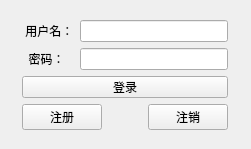
<?xml version="1.0" encoding="UTF-8"?>
<ui version="4.0">
 <class>TcpClient</class>
 <widget class="QWidget" name="TcpClient">
  <property name="geometry">
   <rect>
    <x>0</x>
    <y>0</y>
    <width>251</width>
    <height>149</height>
   </rect>
  </property>
  <property name="windowTitle">
   <string>TcpClient</string>
  </property>
  <widget class="QWidget" name="">
   <property name="geometry">
    <rect>
     <x>22</x>
     <y>20</y>
     <width>206</width>
     <height>110</height>
    </rect>
   </property>
   <layout class="QVBoxLayout" name="verticalLayout">
    <item>
     <layout class="QGridLayout" name="gridLayout">
      <item row="0" column="0">
       <widget class="QLabel" name="name_lab">
        <property name="text">
         <string> 用户名：</string>
        </property>
       </widget>
      </item>
      <item row="1" column="0">
       <widget class="QLabel" name="pwd_lab">
        <property name="text">
         <string>  密码：</string>
        </property>
       </widget>
      </item>
      <item row="1" column="1">
       <widget class="QLineEdit" name="pwd_le">
        <property name="echoMode">
         <enum>QLineEdit::Password</enum>
        </property>
       </widget>
      </item>
      <item row="2" column="0" colspan="2">
       <widget class="QPushButton" name="login_pb">
        <property name="text">
         <string>登录</string>
        </property>
       </widget>
      </item>
      <item row="0" column="1">
       <widget class="QLineEdit" name="name_le"/>
      </item>
     </layout>
    </item>
    <item>
     <layout class="QHBoxLayout" name="horizontalLayout">
      <item>
       <widget class="QPushButton" name="regist_pb">
        <property name="text">
         <string>注册</string>
        </property>
       </widget>
      </item>
      <item>
       <spacer name="horizontalSpacer">
        <property name="orientation">
         <enum>Qt::Horizontal</enum>
        </property>
        <property name="sizeHint" stdset="0">
         <size>
          <width>40</width>
          <height>20</height>
         </size>
        </property>
       </spacer>
      </item>
      <item>
       <widget class="QPushButton" name="cancel_pb">
        <property name="text">
         <string>注销</string>
        </property>
       </widget>
      </item>
     </layout>
    </item>
   </layout>
  </widget>
 </widget>
 <resources/>
 <connections/>
</ui>
